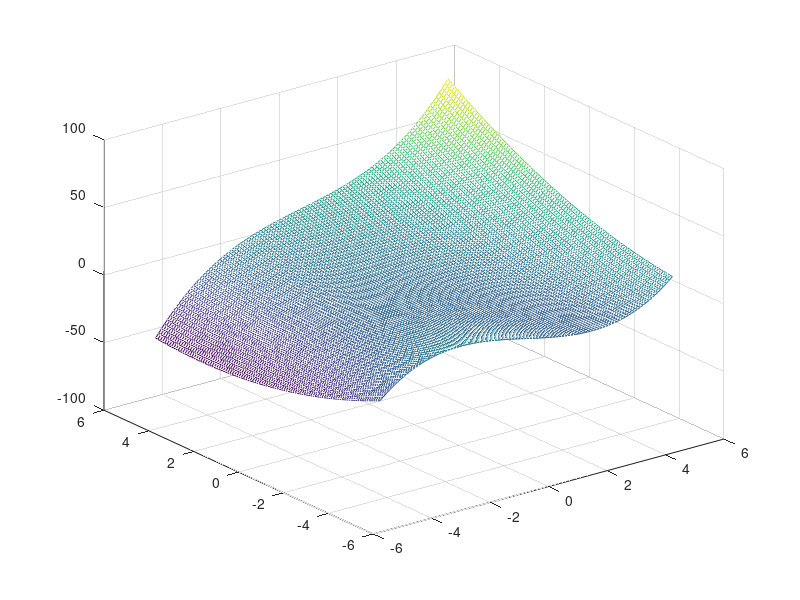
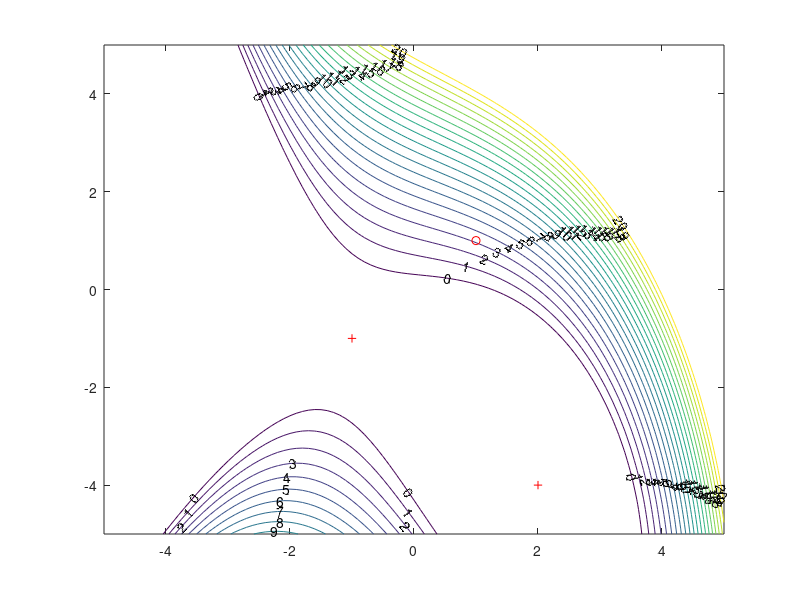

The MATLAB script that drew these images, in order: (Note: this script raises an error after producing the figures.)
% MECH 559 - M. Kokkolaras
% McGill University
% Example 4.19 in Papalambros and Wilde


clear
clc
clf

x1 = -5:.1:5;
x2=x1;
for i=1:length(x1)
    for j = 1:length(x2)
        f(i,j) = 1/3*x1(j)^3 + x1(j)*x2(i) + 0.5*x2(i)^2 + 2*x2(i) - 2/3;
    end
end

figure(1)
mesh(x1,x2,f)

figure(2)
clf
V = 0:1:20; 
cs = contour(x1,x2,f,V); 
clabel(cs)
hold on
plot(2,-4,'r+'), plot(-1,-1,'r+')

% Choose method (gradient = 1, Newton = 2)
method = 1;

% Ask for intitial guess
%xold = input('Type initial guess as a column vector');
xold = [1 1]'; 
%xold = [-3 2]';
plot(xold(1),xold(2),'ro')
disp(['objective function value = ',num2str(ex4obj(xold))])
%pause
my_epsilon = .001;
kmax = 100;

my_continue = 0;
k = 0;
while my_continue == 0
    k = k + 1
    if method == 1
       % Gradient method
       alpha = ex4grad(xold)*ex4grad(xold)'/ ...
               (ex4grad(xold)*ex4hessian(xold)*ex4grad(xold)')
       xnew = xold - alpha*ex4grad(xold)'
    else
       % Newton's method 
       alpha = 1;
       xnew = xold - alpha*inv(ex4hessian(xold))*ex4grad(xold)'
    end
    disp(['norm of gradient = ', num2str(norm(ex4grad(xnew)))])
    disp(['objective function value = ',num2str(ex4obj(xnew))])
    plot(xnew(1),xnew(2),'ro')
    pause
    if norm(ex4grad(xnew)) <= my_epsilon
        my_continue = 1;
    end
    xold = xnew;
    if k > kmax
       my_continue = 1;
       disp('maximum number of iteration reached')
   end
end